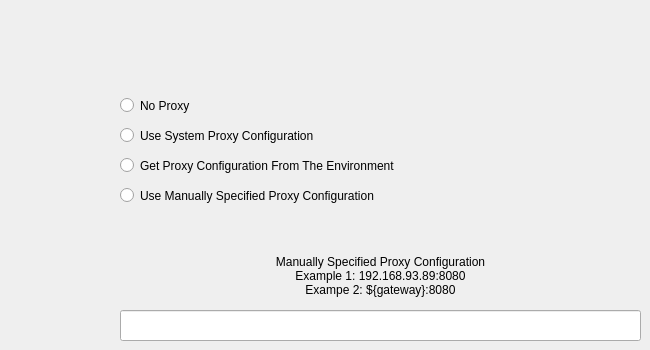
        <widget class="QWidget" name="tabProxySettings">
         <attribute name="title">
          <string>Proxy Settings</string>
         </attribute>
         <widget class="QRadioButton" name="rbUseSystemProxy">
          <property name="geometry">
           <rect>
            <x>120</x>
            <y>120</y>
            <width>521</width>
            <height>31</height>
           </rect>
          </property>
          <property name="text">
           <string>Use System Proxy Configuration</string>
          </property>
         </widget>
         <widget class="QRadioButton" name="rbUseManualProxy">
          <property name="geometry">
           <rect>
            <x>120</x>
            <y>170</y>
            <width>521</width>
            <height>51</height>
           </rect>
          </property>
          <property name="text">
           <string>Use Manually Specified Proxy Configuration</string>
          </property>
         </widget>
         <widget class="QLineEdit" name="lineEditCustormProxyAddress">
          <property name="geometry">
           <rect>
            <x>120</x>
            <y>310</y>
            <width>521</width>
            <height>31</height>
           </rect>
          </property>
         </widget>
         <widget class="QLabel" name="labelProxy">
          <property name="geometry">
           <rect>
            <x>120</x>
            <y>240</y>
            <width>521</width>
            <height>71</height>
           </rect>
          </property>
          <property name="text">
           <string>Manually Specified Proxy Configuration
Example 1: 192.168.93.89:8080
Exampe 2: ${gateway}:8080</string>
          </property>
          <property name="alignment">
           <set>Qt::AlignmentFlag::AlignCenter</set>
          </property>
          <property name="wordWrap">
           <bool>true</bool>
          </property>
         </widget>
         <widget class="QRadioButton" name="rbGetFromEnv">
          <property name="geometry">
           <rect>
            <x>120</x>
            <y>150</y>
            <width>521</width>
            <height>31</height>
           </rect>
          </property>
          <property name="text">
           <string>Get Proxy Configuration From The Environment</string>
          </property>
         </widget>
         <widget class="QRadioButton" name="rbNoProxy">
          <property name="geometry">
           <rect>
            <x>120</x>
            <y>90</y>
            <width>521</width>
            <height>31</height>
           </rect>
          </property>
          <property name="text">
           <string>No Proxy</string>
          </property>
         </widget>
        </widget>
